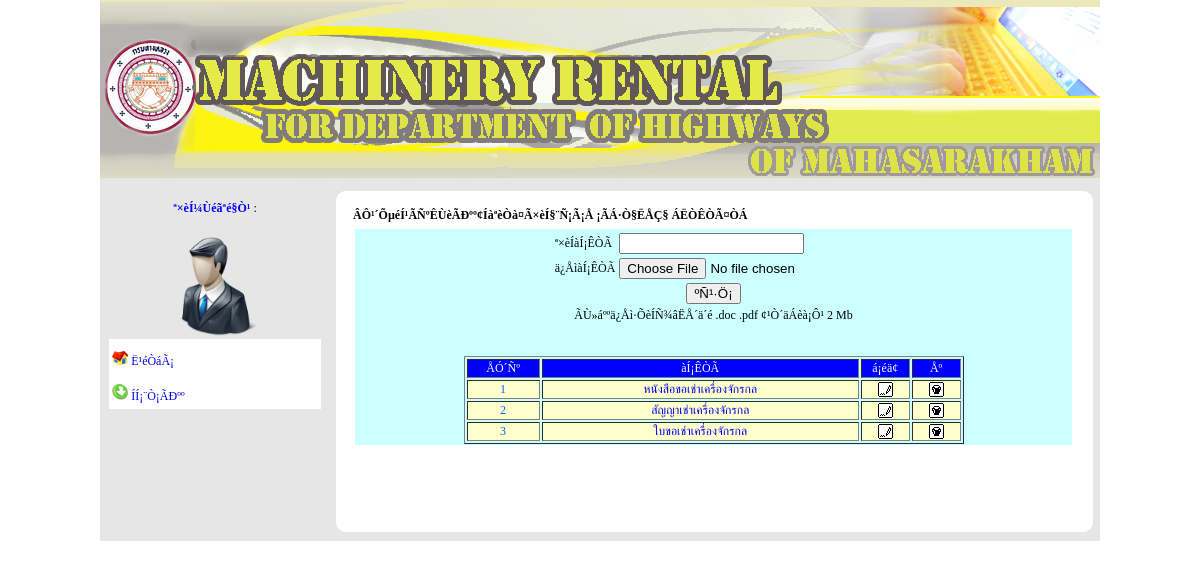
Screenshot of /employee/document.php with the database file from the repository.
### tables this page shows
CREATE TABLE `tb_document` (
  `document_id` int(11) NOT NULL auto_increment,
  `document_name` text NOT NULL,
  `document_file` text NOT NULL,
  PRIMARY KEY  (`document_id`)
);

### employee/document.php (the view, shortened to what this page needs)
<!DOCTYPE HTML PUBLIC "-//W3C//DTD HTML 4.01 Transitional//EN"
"http://www.w3.org/TR/html4/loose.dtd">
<html>
<Center>
<head>
<link href="../css/css1.css" rel="stylesheet" type="text/css">
</head>
<body><font size="+5">
<table width="1000"  border="0" cellpadding="0" cellspacing="0">
  <tr valign="top">
    <td colspan="2"><? include("inc_header.php"); ?></td>
  </tr>
  <tr valign="top">
    <td height="5" colspan="2" bgcolor="#E7E6E6"></td>
  </tr>
  <tr valign="top">
    <td width="23%" height="114" bgcolor="#E7E6E6">
    <table width="100%" height="49"  border="0">
      <tr>
        <td width="100%" height="45"><center>
<span class="style4">ª×èÍ¼Ùéãªé§Ò¹</span> : <?=$_SESSION['emp_name']?>
        </center></td>
      </tr>
    </table>
      <table width="100%" height="102"  border="0">
        <tr>
          <td height="48" align="center"><img src="../images/admin.png" alt="" width="100" height="99" /></td>
        </tr>
    </table>
	      <table width="92%" height="70"  border="0" align="center" bgcolor="#FFFFFF">
        <tr>
          <td height="35"><img src="../images/home.gif" alt="" width="16" height="14" /> <a href="Menu_Detail.php">Ë¹éÒáÃ¡</a></td>
        </tr>
        <tr>
          <td width="100%" height="23"><img src="../images/logout.gif" alt="" width="16" height="16" />&nbsp;<a href="../logout.php">ÍÍ¡¨Ò¡ÃÐºº</a></td>
        </tr>
    </table>
    </td>
    <td width="77%"><table id="Table_01" width="100%" height="0" border="0" cellpadding="0" cellspacing="0">
      <tr>
        <td width="20"> <img src="../images/rim_01.gif" width="20" height="22" alt=""></td>
        <td background="../images/rim_02.gif"> <img src="../images/rim_02.gif" width="8" height="22" alt=""></td>
        <td background="../images/rim_02.gif">&nbsp; </td>
        <td width="23"> <img src="../images/rim_04.gif" width="23" height="22" alt=""></td>
      </tr>
      <tr>
        <td background="../images/rim_05.gif"> <img src="../images/rim_05.gif" width="20" height="11" alt=""></td>
        <td colspan="2" rowspan="2" valign="top" bgcolor="#FFFFFF"><table width="100%"  border="0">
          <tr>
            <td width="48%" colspan="2"><strong><marquee>ÂÔ¹´ÕµéÍ¹ÃÑºÊÙèÃÐºº¢ÍàªèÒà¤Ã×èÍ§¨Ñ¡Ã¡Å ¡ÃÁ·Ò§ËÅÇ§ ÁËÒÊÒÃ¤ÒÁ </marquee></strong></td>
          </tr>
          <tr>
            <td colspan="2" rowspan="2" bgcolor="#FFFFFF">
			<table width="100%"  border="0">
      <tr align="center">
                  <td width="100%" bgcolor="#CCFFFF">
				  <?if($edit==""){?>
				<FORM METHOD=POST ACTION=""  enctype="multipart/form-data">
					  <TABLE>
				  <TR>
					<TD>ª×èÍàÍ¡ÊÒÃ</TD><TD><INPUT TYPE="text" NAME="docname"></TD>
				  </TR>
				  <TR>
					<TD>ä¿ÅìàÍ¡ÊÒÃ</TD><TD><INPUT TYPE="file" NAME="file_UpFile[]" id="file_UpFile[]" ></TD>
				  </TR>
				  <TR>
					<TD align="center" colspan="2"><INPUT TYPE="submit" value="ºÑ¹·Ö¡"></TD>
				  </TR><INPUT TYPE="hidden" NAME="add" value="1">
				   <TR>
					<TD align="center" colspan="2"> ÃÙ»áººä¿Åì·ÕèÍÑ¾âËÅ´ä´é .doc .pdf ¢¹Ò´äÁèà¡Ô¹ 2 Mb</TD>
				  </TR>
				  </TABLE>
				  </FORM>
				 <? }?>
				<BR><BR>
				  <table width="500" border="1">
            <TR>
				<TD width="15%"  align="center" bgcolor="#0000FF"><span class="style2">ÅÓ´Ñº</span></TD>
				<TD width="65%" align="center" bgcolor="#0000FF"><span class="style2">àÍ¡ÊÒÃ</span></TD>
				<TD width="10%" align="center" bgcolor="#0000FF"><span class="style2">á¡éä¢</span></TD>
				<TD width="10%" align="center" bgcolor="#0000FF"><span class="style2">Åº</span></TD>
            </TR>
			<?
			$numb=1;
			  $sqldoc=mysql_query("select * from   tb_document");
						  while($rsdoc= mysql_fetch_array($sqldoc))
						  {?>
            <TR>
				<TD align="center" bgcolor="#FFFFCC"><span class="style3">
				  <?=$numb?>
				</span></TD>
				<TD align="center" bgcolor="#FFFFCC"><span class="style3">
				  <?if($rsdoc[2]!=""){?>
				  <A HREF="../document/<?=$rsdoc[2]?>" target="_blank">
				  <?}?>
				  <?=$rsdoc[1]?>
				  </A></span></TD>
				<TD  align="center" bgcolor="#FFFFCC"><A HREF="?edit=<?=$rsdoc[0]?>" class="style3"><img src="../images/edit.gif" alt=""></A></TD>
				<TD   align="center" bgcolor="#FFFFCC"><A HREF="?del=<?=$rsdoc[0]?>" class="style3"><img src="../images/delete.gif" alt="" width="15" height="15"></A></TD>
            </TR>
      <?$numb++;}?>
                  </table>
				  </td>
                </tr>
            </table></td>
          </tr>
          <tr></tr>
          <tr>
            <td colspan="2">&nbsp;</td>
            </tr>
        </table></td>
        <td background="../images/rim_07.gif"> <img src="../images/rim_07.gif" width="23" height="11" alt=""></td>
      </tr>
      <tr>
        <td height="300" background="../images/rim_05.gif">&nbsp; </td>
        <td background="../images/rim_07.gif">&nbsp; </td>
      </tr>
      <tr>
        <td> <img src="../images/rim_10.gif" width="20" height="25" alt=""></td>
        <td background="../images/rim_11.gif"> <img src="../images/rim_11.gif" width="8" height="25" alt=""></td>
        <td background="../images/rim_11.gif">&nbsp; </td>
        <td> <img src="../images/rim_13.gif" width="23" height="25" alt=""></td>
      </tr>
    </table></td>
  </tr>
</table>
</font>
</body>
</Center>
</html>

### css/css1.css (style rules this page uses)
body,td,th { font-family: MS Sans Serif, CordiaUPC; font-size: 12px; }
body { margin-left: 0px; margin-top: 0px; margin-right: 0px; margin-bottom: 0px; }
a { font-family: MS Sans Serif, CordiaUPC; font-size: 12px; }
a:link { text-decoration: none; }

### employee/document.php (style rules this page uses)
.style3 { color: #0066FF }
.style4 { color: #0000FF; font-weight: bold; }

### rows the page displays
tb_document: document_name "หนังสือขอเช่าเครื่องจักรกล"
tb_document: document_name "สัญญาเช่าเครื่องจักรกล"
tb_document: document_name "ใบขอเช่าเครื่องจักรกล"
